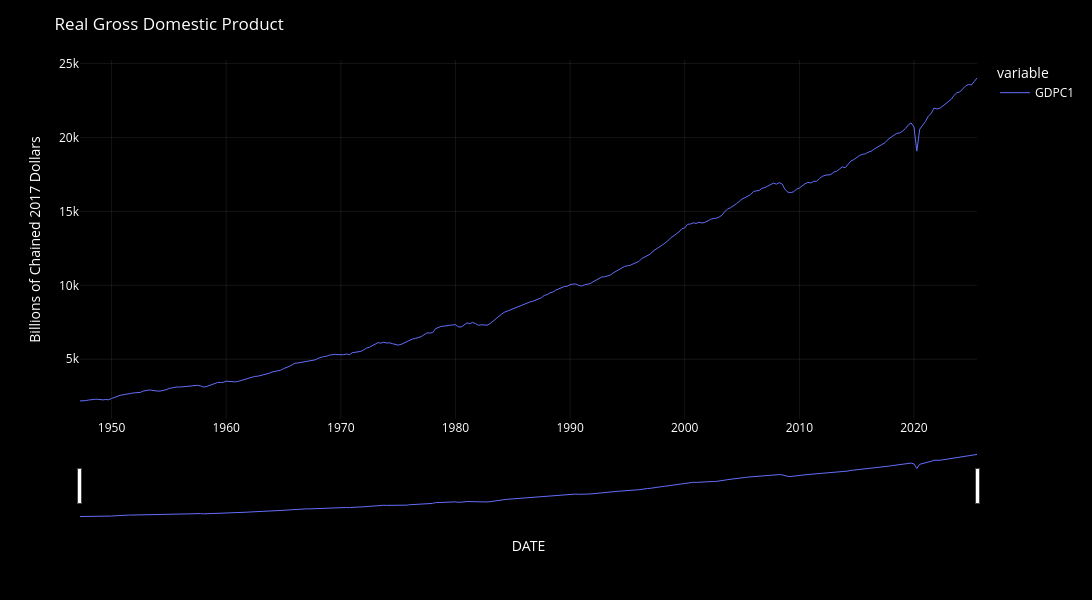

This figure's notebook cell:
### Markdown cell above
- **Plot of Data**

### Code cell
plot_df_chart(
    df[[INDICATOR]],
    chart_title=DICT[INDICATOR]['title'],
    yaxis_title=DICT[INDICATOR]['unit'],
    use_markers=False
)

### Figure 1 — Plotly figure (JSON) as saved in the notebook; plotly's stock layout.template omitted (floating-point values rounded to 4 significant figures; data arrays with more than 128 entries replaced by an {"elided": "..."} marker saying what was removed)
{"data": [{"hovertemplate": "<b>%{fullData.name}</b><br>%{y:.2f}<extra></extra>", "legendgroup": "GDPC1", "line": {"color": "#636efa", "dash": "solid", "width": 1}, "marker": {"symbol": "circle"}, "mode": "lines", "name": "GDPC1", "orientation": "v", "showlegend": true, "type": "scatter", "x": {"elided": "314 str values"}, "xaxis": "x", "y": {"elided": "314 float values"}, "yaxis": "y"}], "layout": {"dragmode": "zoom", "font": {"color": "white", "size": 12}, "height": 600, "legend": {"bgcolor": "rgba(0,0,0,0)", "itemclick": "toggle", "itemdoubleclick": "toggleothers", "title": {"text": "variable"}, "tracegroupgap": 0}, "margin": {"t": 60}, "paper_bgcolor": "black", "plot_bgcolor": "black", "title": {"text": "Real Gross Domestic Product"}, "width": 1300, "xaxis": {"anchor": "y", "domain": [0, 1], "gridcolor": "rgba(255,255,255,0.08)", "rangeslider": {"visible": true}, "showgrid": true, "title": {"text": "DATE"}}, "yaxis": {"anchor": "x", "domain": [0, 1], "fixedrange": false, "gridcolor": "rgba(255,255,255,0.08)", "showgrid": true, "title": {"text": "Billions of Chained 2017 Dollars"}}}}
